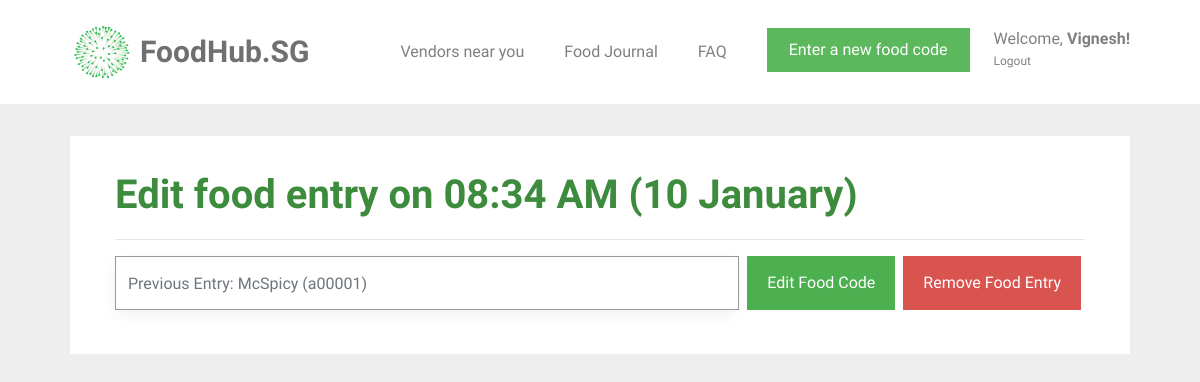
Screenshot of /77/edit_food (signed in) with the database file from the repository.
### tables this page shows
CREATE TABLE user (
  id INTEGER PRIMARY KEY AUTOINCREMENT,
  name TEXT NOT NULL,
  email VARCHAR(512) UNIQUE NOT NULL,
  password TEXT NOT NULL,
  height INTEGER NOT NULL,
  weight INTEGER NOT NULL
);

CREATE TABLE "food_entry" (
	`id`	INTEGER PRIMARY KEY AUTOINCREMENT,
	`creator_id`	INTEGER NOT NULL,
	`created`	TIMESTAMP NOT NULL DEFAULT (datetime('now','localtime')),
	`food_code`	VARCHAR ( 6 ) NOT NULL,
	`food_name`	TEXT NOT NULL,
	`calories`	INT NOT NULL,
	FOREIGN KEY(`creator_id`) REFERENCES `user`(`id`)
);

### foodhubsg/food.py (the view, shortened to what this page needs)
@bp.route('/<int:id>/edit_food', methods=('GET', 'POST'))
@login_required
def edit_food(id):
    db = get_db()
    food_entry = get_food_entry(id)
    old_food_name = food_entry['food_name']
    old_food_code = food_entry['food_code']
    return render_template('food/edit_food.html', food_entry=food_entry)

### foodhubsg/auth.py (called while the page is built)
def login_required(view):
    @functools.wraps(view)
    def wrapped_view(**kwargs):
        if g.user is None:
            return redirect(url_for('auth.login'))
        return view(**kwargs)
    return wrapped_view

@bp.before_app_request
def load_logged_in_user():
    user_id = session.get('user_id')
    if user_id is None:
        g.user = None
    else:
        g.user = get_db().execute(
            'SELECT * FROM user WHERE id = ?', (user_id,)
        ).fetchone()

### foodhubsg/db.py (called while the page is built)
def get_db():
    if 'db' not in g:
        g.db = sqlite3.connect(
            current_app.config['DATABASE'],
            detect_types=sqlite3.PARSE_DECLTYPES
        )
        g.db.row_factory = sqlite3.Row
    return g.db

### foodhubsg/food.py (called while the page is built)
def get_food_entry(id, check_user=True):
    db = get_db()
    food_entry = db.execute(
        'SELECT f.id, creator_id, food_name, created, calories, food_code, email'
        ' FROM food_entry f JOIN user u ON f.creator_id = u.id'
        ' WHERE f.id = ?',
        (id,),
    ).fetchone()
    if food_entry is None:
        abort(404, "That food entry (ID: {0}) doesn't exist".format(id))
    if check_user and food_entry['creator_id'] != g.user['id']:
        abort(403)
    return food_entry

### foodhubsg/templates/food/edit_food.html (shortened to what this page needs)
{% extends 'base.html' %}
{% block content %}
<div id="colorlib-container">
    <div class="container">
        <div class="box1">
        <div class="row row-pb-md">
            <div class="col-md-12">
                <form id="edit-food" action="" method="post">
                    <header id="summary-header">
                        <h1 class="font_color"><b>Edit food entry on {{ food_entry['created'].strftime('%I:%M %p (%d %B)') }}</b></h1>
                        <hr>
                    </header>
                    <div class="input-group">
                        <input name="code" id="code" class="form-control" value="{{ request.form['code'] }}" placeholder="Previous Entry: {{ food_entry['food_name'] }} ({{ food_entry['food_code'] }})">
                        <div class="input-group-btn">
                            <input type="submit" value="Edit Food Code" name="action" class="btn btn-primary" style="background-color: #4CAF50; height: 54px; margin-left: 0.5em;">
                            <input type="submit" value="Remove Food Entry" name="action" onclick="remove_confirm()" class="btn btn-primary" id="remove-button" style='background-color: #d9534f; height: 54px;'>
                        </div>
                    </div>
                </form>
            </div>
        </div>
        </div>
    </div>
</div>
{% endblock %}

### foodhubsg/templates/base.html (shortened to what this page needs)
<!doctype html>
<link rel="stylesheet" href="https://cdnjs.cloudflare.com/ajax/libs/font-awesome/4.7.0/css/font-awesome.min.css">
<link rel="stylesheet" href="https://stackpath.bootstrapcdn.com/bootstrap/4.1.3/css/bootstrap.min.css">
<link rel="stylesheet" href="../static/css/animate.css">
<link rel="stylesheet" href="../static/css/icomoon.css">
<link rel="stylesheet" href="../static/css/magnific-popup.css">
<link rel="stylesheet" href="../static/css/flexslider.css">
<link rel="stylesheet" href="../static/css/owl.carousel.min.css">
<link rel="stylesheet" href="../static/css/owl.theme.default.min.css">
<link rel="stylesheet" href="../static/css/style.css">
    {% block navbar %}
        <nav class="navbar navbar-light bg-white">
            <div class="container">
                <a class="navbar-brand" href="{{ url_for('index') }}">
                    <img src="../static/images/healthhub-logo.png" width="65px" height="60px" class="d-inline-block align-top" alt="FoodHub.SG Logo">
                    <span id="webname">FoodHub.SG</span>
                </a>
                {% if g.user %}
                    <ul class="navbar-nav ml-auto">
                        <li class="nav-item">
                            <a class="nav-link" href="{{ url_for('vendors.vendors') }}">Vendors near you</a>
                        </li>
                        <li class="nav-item">
                            <a class="nav-link" href="{{ url_for('food.food_journal') }}">Food Journal</a>
                        </li>
                        <li class="nav-item">
                            <a class="nav-link" href="{{ url_for('user.faq') }}">FAQ</a>
                        </li>
                        <li class="nav-item">
                            <a href="{{ url_for('food.food_journal') }}"><button type="button" class="btn btn-success">Enter a new food code</button></a>
                        </li>
                        <li class="nav-item settings nav-link">
                            <a class="nav-link" id="settings-link" href="{{ url_for('user.user_settings')}}">
                                Welcome, <span id="nav-name">{{ g.user['name'] }}!</span>
                            </a>
                            <a class="nav-link" id="logout-link" href="{{ url_for('auth.logout') }}">
                                Logout
                            </a>
                        </li>
                    </ul>
                {% endif %}
                {% endblock %}
            </div>
        </nav>
<section class="content">
    {% block content %}{% endblock %}
</section>

### foodhubsg/static/css/style.css (style rules this page uses)
.font_color { color: #3d8b3d; }
a { color: #F6490D; -webkit-transition: 0.5s; -o-transition: 0.5s; transition: 0.5s; }
h1, h2, h3, h4, h5, h6, figure { color: #707070; font-weight: 400; margin: 0 0 20px 0; }
#colorlib-container, #colorlib-instagram, #colorlib-about, #colorlib-contact, #colorlib-footer { padding: 2em 0; clear: both; }
.content { display: block; }
.form-control { -webkit-box-shadow: none; -moz-box-shadow: none; -ms-box-shadow: none; -o-box-shadow: none; box-shadow: none; border: none; font-size: 16px !important; font-weight: 300; -webkit-border-radius: 0px; -moz-border-radius: 0px; -ms-border-radius: 0px; border-radius: 0px; }
.btn { margin-right: 4px; margin-bottom: 4px; font-size: 16px; font-weight: 400; -webkit-border-radius: 30px; -moz-border-radius: 30px; -ms-border-radius: 30px; border-radius: 30px; -webkit-transition: 0.5s; -o-transition: 0.5s; transition: 0.5s; padding: 8px 20px; }
.btn-primary { background: #F6490D; color: #fff; }
.btn-success { background: #5cb85c; color: #fff; border: 2px solid #5cb85c; }
.form-control { -webkit-box-shadow: none; box-shadow: none; background: transparent; border: 1px solid rgba(0, 0, 0, 0.1); height: 54px; font-size: 18px; font-weight: 300; }
.row-pb-md { padding: 2em !important; }
.btn-primary { border-radius: 0; border-width: 0; }
.btn { border-radius: 0; }
.form-control { border-width: 0.2px; border-color: #999999; box-shadow: 0 5px 20px -5px rgba(0,0,0,0.1); }
.box1 { background: #ffffff; padding: 0.5em; margin-bottom: 3em; transition: box-shadow 0.5s; }
.row.row-pb-md { margin: -5px -10px 0 -10px; }
.container { padding-right: 2.5em; padding-left: 2.5em; }
#nav-name { font-weight: bold; }
.navbar-nav { flex-direction: row; }
.nav-item { padding: 10px 10px 10px 10px; margin: 10px; }
.navbar-nav > .settings { position: relative; display: block; margin-right: 0; padding-right: 0; margin-left: 0; padding-left: 0; color: #4CAF50; }
.settings > .nav-link { line-height: 22px; padding: 0; }
#logout-link { font-size: 12px; }
#webname { color: #707070; font-weight: bold; font-size: 30px; }
.bg-white { background-color: white; }

### rows the page displays
user: user.name "Vignesh"
food_entry: created "08:34 AM (10 January)", code "Previous Entry: McSpicy (a00001)"
